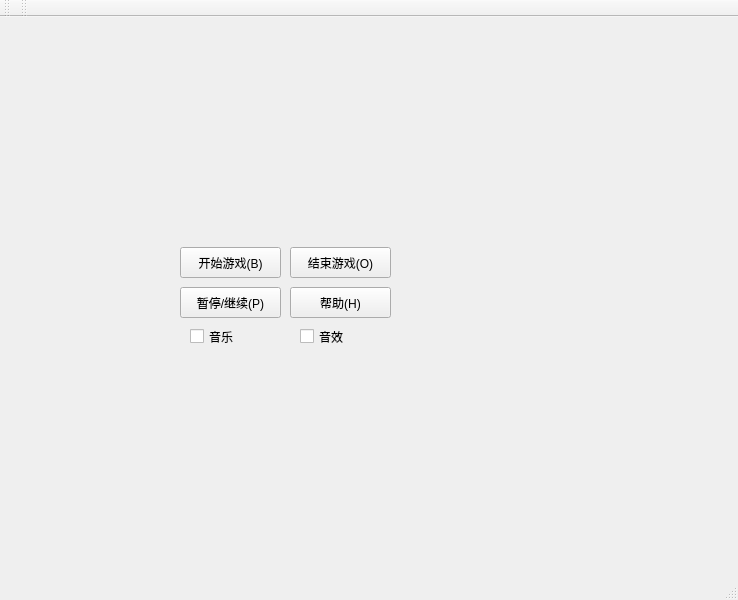
<?xml version="1.0" encoding="UTF-8"?>
<ui version="4.0">
 <class>cube</class>
 <widget class="QMainWindow" name="cube">
  <property name="geometry">
   <rect>
    <x>0</x>
    <y>0</y>
    <width>738</width>
    <height>600</height>
   </rect>
  </property>
  <property name="windowTitle">
   <string>cube</string>
  </property>
  <widget class="QWidget" name="centralWidget">
   <widget class="QPushButton" name="pushButton">
    <property name="geometry">
     <rect>
      <x>290</x>
      <y>270</y>
      <width>101</width>
      <height>31</height>
     </rect>
    </property>
    <property name="text">
     <string>帮助(H)</string>
    </property>
   </widget>
   <widget class="QPushButton" name="pushButton_2">
    <property name="geometry">
     <rect>
      <x>180</x>
      <y>230</y>
      <width>101</width>
      <height>31</height>
     </rect>
    </property>
    <property name="text">
     <string>开始游戏(B)</string>
    </property>
   </widget>
   <widget class="QPushButton" name="pushButton_3">
    <property name="geometry">
     <rect>
      <x>180</x>
      <y>270</y>
      <width>101</width>
      <height>31</height>
     </rect>
    </property>
    <property name="text">
     <string>暂停/继续(P)</string>
    </property>
   </widget>
   <widget class="QPushButton" name="pushButton_4">
    <property name="geometry">
     <rect>
      <x>290</x>
      <y>230</y>
      <width>101</width>
      <height>31</height>
     </rect>
    </property>
    <property name="text">
     <string>结束游戏(O)</string>
    </property>
   </widget>
   <widget class="QCheckBox" name="checkBox">
    <property name="geometry">
     <rect>
      <x>190</x>
      <y>310</y>
      <width>91</width>
      <height>19</height>
     </rect>
    </property>
    <property name="text">
     <string>音乐</string>
    </property>
   </widget>
   <widget class="QCheckBox" name="checkBox_2">
    <property name="geometry">
     <rect>
      <x>300</x>
      <y>310</y>
      <width>91</width>
      <height>19</height>
     </rect>
    </property>
    <property name="text">
     <string>音效</string>
    </property>
   </widget>
  </widget>
  <widget class="QMenuBar" name="menuBar">
   <property name="geometry">
    <rect>
     <x>0</x>
     <y>0</y>
     <width>738</width>
     <height>26</height>
    </rect>
   </property>
  </widget>
  <widget class="QToolBar" name="mainToolBar">
   <attribute name="toolBarArea">
    <enum>TopToolBarArea</enum>
   </attribute>
   <attribute name="toolBarBreak">
    <bool>false</bool>
   </attribute>
  </widget>
  <widget class="QStatusBar" name="statusBar"/>
  <widget class="QToolBar" name="toolBar">
   <property name="windowTitle">
    <string>toolBar</string>
   </property>
   <attribute name="toolBarArea">
    <enum>TopToolBarArea</enum>
   </attribute>
   <attribute name="toolBarBreak">
    <bool>false</bool>
   </attribute>
  </widget>
 </widget>
 <layoutdefault spacing="6" margin="11"/>
 <resources/>
 <connections/>
</ui>
